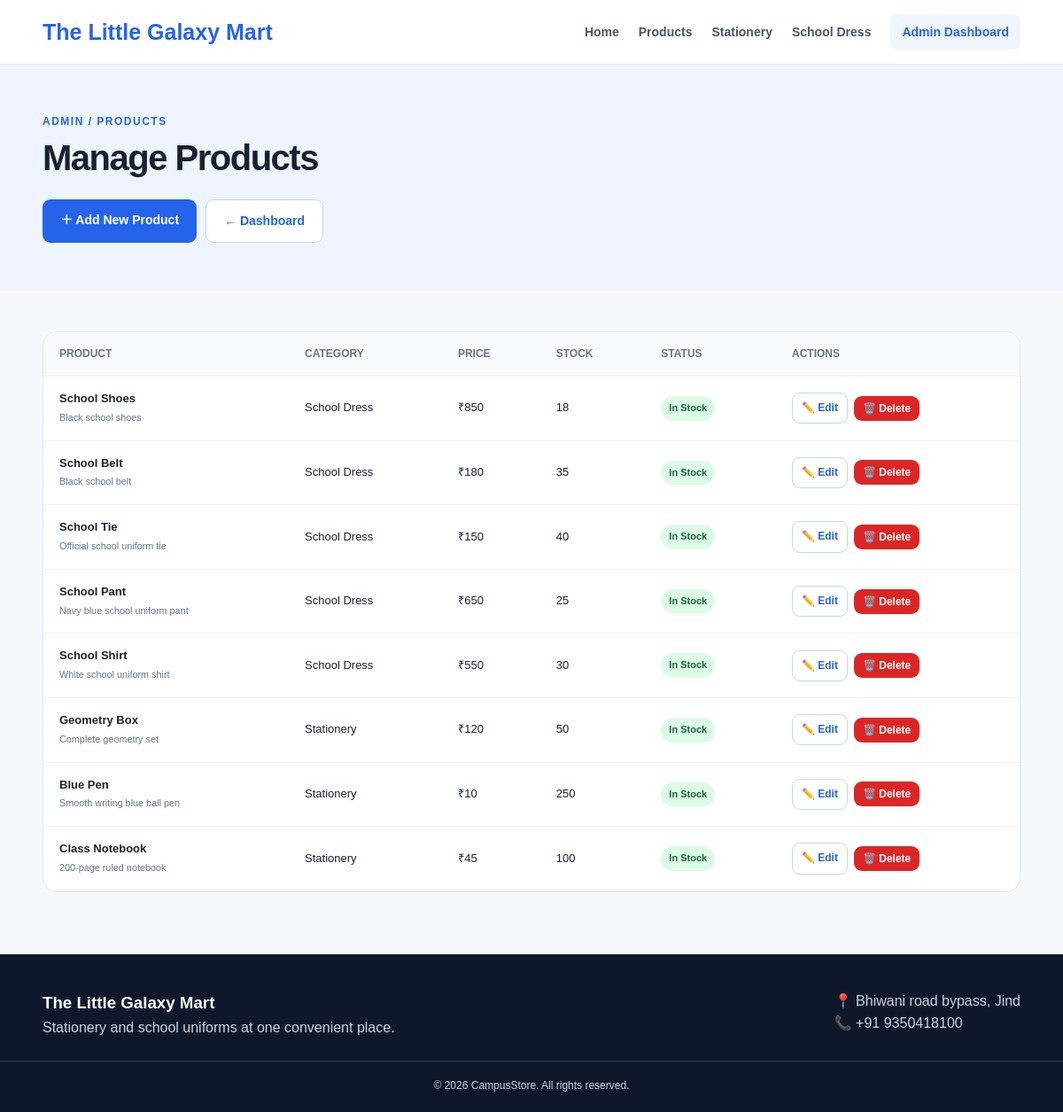
Screenshot of /admin/products (signed in) with the database file from the repository.
### tables this page shows
CREATE TABLE products (
            id INTEGER PRIMARY KEY AUTOINCREMENT,
            name TEXT NOT NULL,
            category TEXT NOT NULL,
            price REAL NOT NULL,
            stock INTEGER DEFAULT 0,
            description TEXT
        );

### shop/app.py (the view)
@app.route("/admin/products")
@admin_required
def admin_products():
    conn = get_db()
    products = conn.execute("SELECT * FROM products ORDER BY id DESC").fetchall()
    conn.close()
    return render_template("admin_products.html", products=products, low_stock_limit=LOW_STOCK_LIMIT)

### shop/app.py (called while the page is built)
def admin_required(f):
    @wraps(f)
    def decorated_function(*args, **kwargs):
        if not session.get("admin_logged_in"):
            return redirect(url_for("admin_login"))
        return f(*args, **kwargs)
    return decorated_function

def get_db():
    conn = sqlite3.connect(DB)
    conn.row_factory = sqlite3.Row
    return conn

### shop/templates/admin_products.html (shortened to what this page needs)
{% extends "base.html" %}
{% block content %}
<section class="page-header">
    <div class="container">
        <p class="tag">ADMIN / PRODUCTS</p>
        <h1>Manage Products</h1>
        <div class="admin-actions top-actions">
            <a class="btn primary" href="{{ url_for('add_product') }}">＋ Add New Product</a>
            <a class="btn secondary" href="{{ url_for('admin_dashboard') }}">← Dashboard</a>
        </div>
    </div>
</section>
<section class="section admin-section">
    <div class="container">
        <div class="admin-table-card">
            <div class="table-wrap">
                <table class="admin-table">
                    <thead>
                        <tr>
                            <th>Product</th><th>Category</th><th>Price</th><th>Stock</th><th>Status</th><th>Actions</th>
                        </tr>
                    </thead>
                    <tbody>
                    {% for product in products %}
                        <tr>
                            <td><strong>{{ product.name }}</strong><br><small>{{ product.description or '' }}</small></td>
                            <td>{{ product.category }}</td>
                            <td>₹{{ "%.0f"|format(product.price) }}</td>
                            <td>{{ product.stock }}</td>
                            <td>
                                {% if product.stock == 0 %}
                                    <span class="status status-cancelled">Out of Stock</span>
                                {% elif product.stock <= low_stock_limit %}
                                    <span class="status status-pending">Low Stock</span>
                                {% else %}
                                    <span class="status status-completed">In Stock</span>
                                {% endif %}
                            </td>
                            <td>
                                <div class="action-buttons">
                                    <a class="btn secondary btn-small" href="{{ url_for('edit_product', product_id=product.id) }}">✏️ Edit</a>
                                    <form method="POST" action="{{ url_for('delete_product', product_id=product.id) }}" onsubmit="return confirm('Delete this product?');">
                                        <button class="btn danger-btn btn-small" type="submit">🗑️ Delete</button>
                                    </form>
                                </div>
                            </td>
                        </tr>
                    {% else %}
                        <tr><td colspan="6" class="empty-state">No products found.</td></tr>
                    {% endfor %}
                    </tbody>
                </table>
            </div>
        </div>
    </div>
</section>
{% endblock %}

### shop/static/style.css (style rules this page uses)
* { box-sizing:border-box;margin:0;padding:0 }
body { font-family:Arial,Helvetica,sans-serif;background:#f7f8fc;color:#182033;line-height:1.6 }
a { text-decoration:none;color:inherit }
.container { width:min(1120px,92%);margin:auto }
.tag { font-size:12px;font-weight:800;letter-spacing:1.5px;color:#2563eb;margin-bottom:10px }
h1 { font-size:52px;line-height:1.08;letter-spacing:-1.5px;margin-bottom:20px }
.btn { border:0;display:inline-block;padding:12px 20px;border-radius:9px;font-weight:700;cursor:pointer;font-size:14px }
.primary { background:#2563eb;color:white }
.secondary { background:white;color:#2563eb;border:1px solid #cbd5e1 }
.section { padding:70px 0 }
.page-header { background:#eef5ff;padding:55px 0 }
.page-header h1 { font-size:40px }
.admin-section { padding-top:45px }
.admin-actions { display:flex;flex-wrap:wrap;gap:10px;margin:25px 0 }
.admin-table-card { background:#fff;border:1px solid #e5e7eb;border-radius:16px;overflow:hidden }
.table-wrap { overflow-x:auto }
.admin-table { width:100%;border-collapse:collapse;min-width:850px }
.admin-table th,.admin-table td { padding:15px 18px;text-align:left;border-bottom:1px solid #eef2f7;font-size:13px;vertical-align:middle }
.admin-table th { background:#f8fafc;font-size:12px;text-transform:uppercase;color:#64748b }
.admin-table small { color:#64748b }
.status { display:inline-block;padding:5px 9px;border-radius:999px;font-size:11px;font-weight:800 }
.status-completed { background:#dcfce7;color:#166534 }
.action-buttons { display:flex;gap:7px;align-items:center }
.btn-small { padding:7px 10px;font-size:12px;margin:0 }
.danger-btn { background:#dc2626;color:#fff }
.action-buttons form { margin:0 }
.top-actions { margin-bottom:0 }

### rows the page displays
products: name "School Shoes", description "Black school shoes", category "School Dress", price "850", stock "18", shows "In Stock"
products: name "School Belt", description "Black school belt", category "School Dress", price "180", stock "35", shows "In Stock"
products: name "School Tie", description "Official school uniform tie", category "School Dress", price "150", stock "40", shows "In Stock"
products: name "School Pant", description "Navy blue school uniform pant", category "School Dress", price "650", stock "25", shows "In Stock"
products: name "School Shirt", description "White school uniform shirt", category "School Dress", price "550", stock "30", shows "In Stock"
products: name "Geometry Box", description "Complete geometry set", category "Stationery", price "120", stock "50", shows "In Stock"
products: name "Blue Pen", description "Smooth writing blue ball pen", category "Stationery", price "10", stock "250", shows "In Stock"
products: name "Class Notebook", description "200-page ruled notebook", category "Stationery", price "45", stock "100", shows "In Stock"
